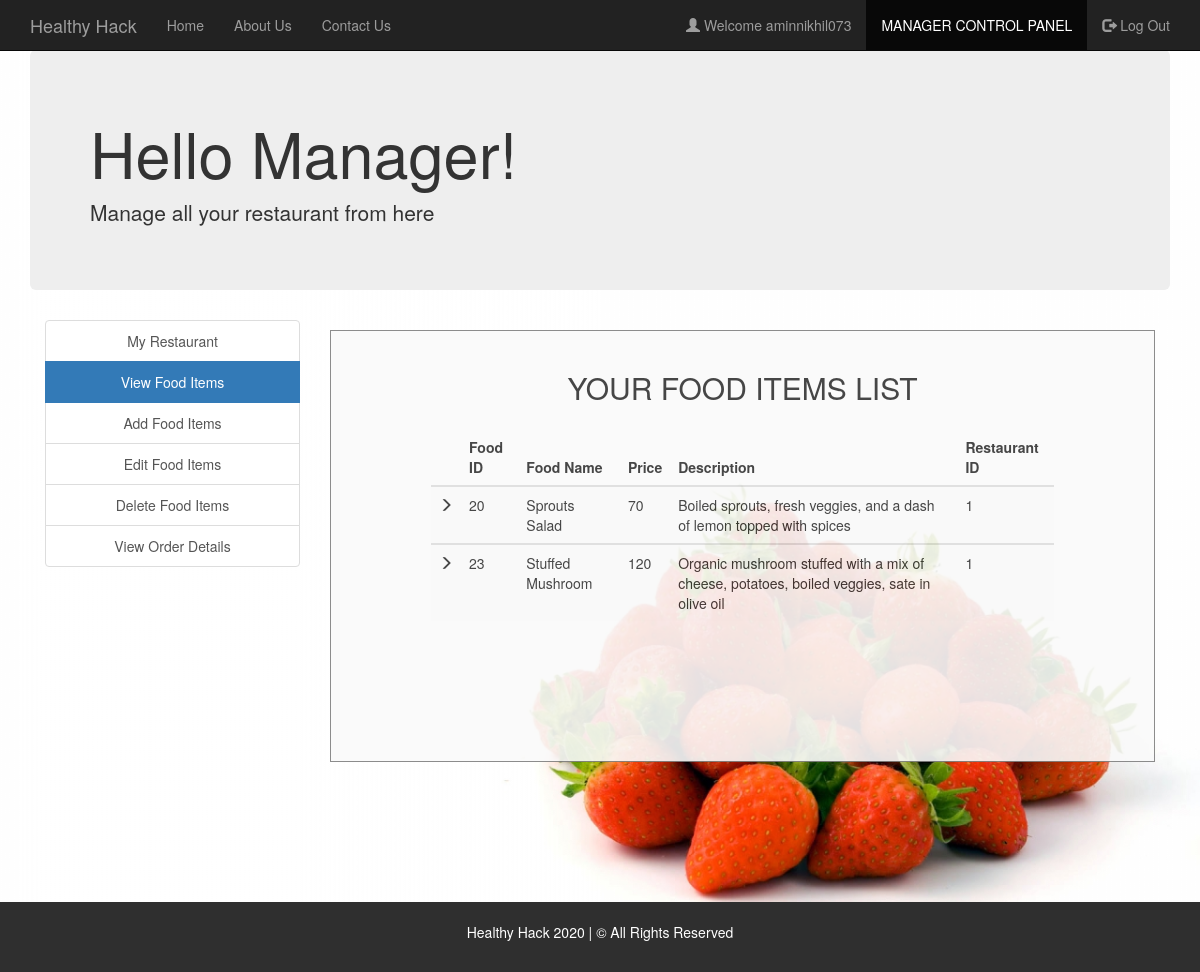
/view_food_items.php (signed in), run on the app's committed database.
### tables this page shows
CREATE TABLE `manager` (
  `username` varchar(30) NOT NULL,
  `fullname` varchar(30) NOT NULL,
  `email` varchar(30) NOT NULL,
  `contact` varchar(30) NOT NULL,
  `address` varchar(50) NOT NULL,
  `password` varchar(30) NOT NULL
);

CREATE TABLE `food` (
  `food_ID` int(20) NOT NULL,
  `name` varchar(30) NOT NULL,
  `price` int(30) NOT NULL,
  `description` varchar(200) NOT NULL,
  `R_ID` int(30) NOT NULL,
  `images_path` varchar(200) NOT NULL
);

### session_m.php (called while the page is built, shortened)
<?php
$conn = Connect();
$user_check=$_SESSION['login_user1'];
$query = "SELECT username FROM MANAGER WHERE username = '$user_check'";
$ses_sql = mysqli_query($conn, $query);
$row = mysqli_fetch_assoc($ses_sql);
$login_session =$row['username'];
?>

### view_food_items.php (the view, shortened to what this page needs)
<?php
include('session_m.php');
?>
<!DOCTYPE html>
<html>
  <head>
  </head>
  <link rel="stylesheet" type = "text/css" href ="css/view_food_items.css">
  <link rel="stylesheet" type = "text/css" href ="css/bootstrap.min.css">
  <body>
    <nav class="navbar navbar-inverse navbar-fixed-top navigation-clean-search" role="navigation">
      <div class="container">
        <div class="navbar-header">
          <a class="navbar-brand" href="index.php">Healthy Hack</a>
        </div>
        <div class="collapse navbar-collapse " id="myNavbar">
          <ul class="nav navbar-nav">
            <li><a href="index.php">Home</a></li>
            <li><a href="aboutus.php">About Us</a></li>
            <li><a href="contactus.php">Contact Us</a></li>
          </ul>
          <ul class="nav navbar-nav navbar-right">
            <li><a href="#"><span class="glyphicon glyphicon-user"></span> Welcome <?php echo $login_session; ?> </a></li>
            <li class="active"> <a href="managerlogin.php">MANAGER CONTROL PANEL</a></li>
            <li><a href="logout_m.php"><span class="glyphicon glyphicon-log-out"></span> Log Out </a></li>
          </ul>
        </div>
      </div>
    </nav>
<div class="container">
    <div class="jumbotron">
     <h1>Hello Manager! </h1>
     <p>Manage all your restaurant from here</p>
    </div>
    </div>
<div class="container">
    	<div class="col-xs-3" style="text-align: center;">
    	<div class="list-group">
    		<a href="myrestaurant.php" class="list-group-item ">My Restaurant</a>
    		<a href="view_food_items.php" class="list-group-item active">View Food Items</a>
    		<a href="add_food_items.php" class="list-group-item ">Add Food Items</a>
    		<a href="edit_food_items.php" class="list-group-item ">Edit Food Items</a>
    		<a href="delete_food_items.php" class="list-group-item ">Delete Food Items</a>
        <a href="view_order_details.php" class="list-group-item ">View Order Details</a>
    	</div>
    </div>
    <div class="col-xs-9">
      <div class="form-area" style="padding: 0px 100px 100px 100px;">
        <form action="" method="POST">
        <br style="clear: both">
          <h3 style="margin-bottom: 25px; text-align: center; font-size: 30px;"> YOUR FOOD ITEMS LIST </h3>
<?php
$user_check=$_SESSION['login_user1'];
$sql = "SELECT * FROM food f WHERE f.R_ID IN (SELECT r.R_ID FROM RESTAURANTS r WHERE r.M_ID='$user_check') ORDER BY food_ID";
$result = mysqli_query($conn, $sql);
if (mysqli_num_rows($result) > 0)
{
  ?>
  <table class="table table-striped">
    <thead class="thead-dark">
      <tr>
        <th>  </th>
        <th> Food ID </th>
        <th> Food Name </th>
        <th> Price </th>
        <th> Description </th>
        <th> Restaurant ID </th>
      </tr>
    </thead>
    <?PHP
      while($row = mysqli_fetch_assoc($result)){
    ?>
  <tbody>
    <tr>
      <td> <span class="glyphicon glyphicon-menu-right"></span> </td>
      <td><?php echo $row["food_ID"]; ?></td>
      <td><?php echo $row["name"]; ?></td>
      <td><?php echo $row["price"]; ?></td>
      <td><?php echo $row["description"]; ?></td>
      <td><?php echo $row["R_ID"]; ?></td>
    </tr>
  </tbody>
  <?php } ?>
  </table>
    <br>
  <?php } else { ?>
  <h4><center>0 RESULTS</center> </h4>
  <?php } ?>
        </form>
        </div>
    </div>
</div>
<br>
<br>
<br>
<br>
  </body>
  <footer class="container-fluid bg-4 text-center">
  <br>
  <p> Healthy Hack 2020 | &copy All Rights Reserved </p>
  <br>
  </footer>
</html>

### css/view_food_items.css (style rules this page uses)
body,html { height: 100%; }
body { padding-top: 50px; background-image: url('headerimg2.jpg'); background-repeat: repeat; background-size: 100%; }
.bg-4 { background-color: #2f2f2f; color: #ffffff; }
footer { display: block; }
.form-area { background-color: #FAFAFA; padding: 10px 40px 60px; margin: 10px 0px 60px; border: 1px solid GREY; opacity:0.9; }

### data on the page
manager: username "aminnikhil073"
food: food_ID "20", name "Sprouts Salad", price "70", description "Boiled sprouts, fresh veggies, and a dash of lemon topped with spices", R_ID "1"
food: food_ID "23", name "Stuffed Mushroom", price "120", description "Organic mushroom stuffed with a mix of cheese, potatoes, boiled veggies, sate in olive oil", R_ID "1"
